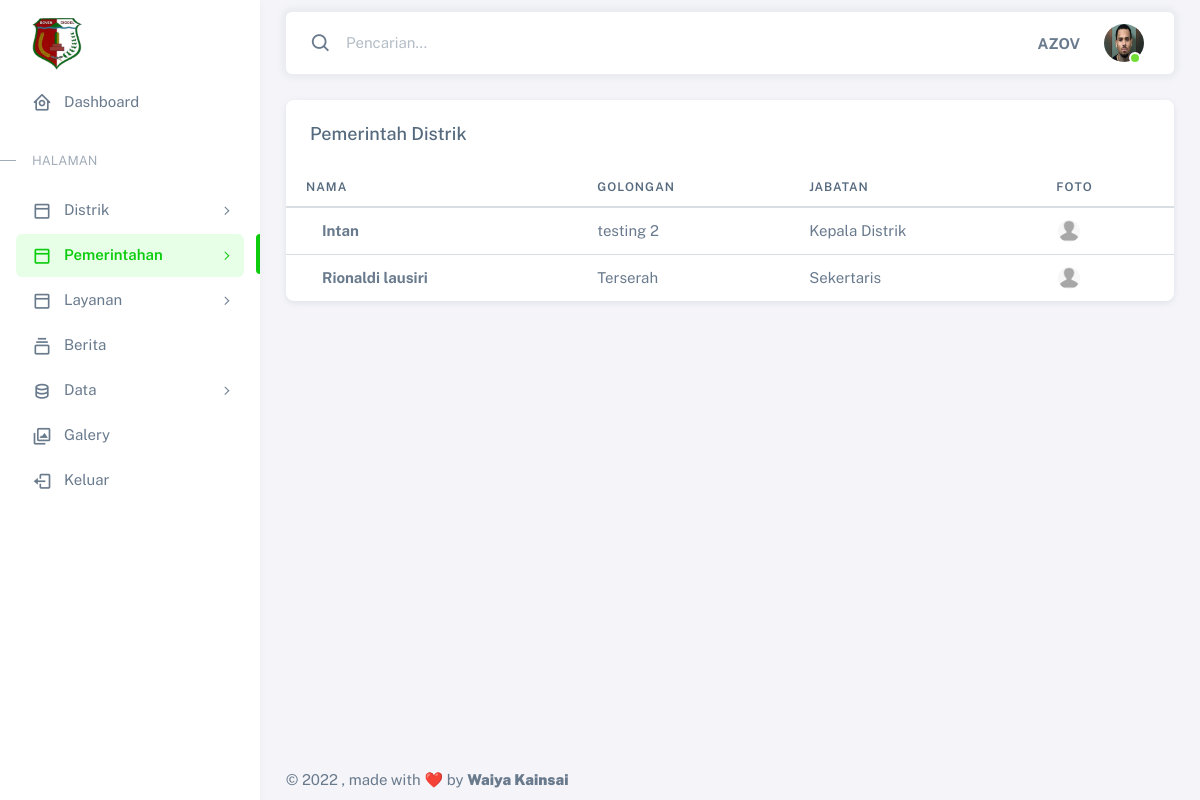
The app's page /panel/pemerintahdistrik/ (signed in) with its own data.
### panel/models.py (models this page shows)
class UserProfile(models.Model):
    user = models.OneToOneField(User, on_delete=models.CASCADE)
    first_name = models.CharField(max_length=100, null=True)
    last_name = models.CharField(max_length=100, null=True)
    phone = models.CharField(max_length=12, null=True)
    foto = models.ImageField(blank=True, null=True, upload_to="image/")

### pemerintah/models.py (models this page shows, shortened)
class Pemerintah(models.Model):
    opsi = (
        ('camat', 'CAMAT'),
        ('sekretaris', 'SEKRETARIS'),
        ('subag', 'SUBAG'),
    )
    nama = models.CharField(max_length=100)
    golongan = models.CharField(max_length=100)
    jabatan = models.CharField(max_length=100)
    struktur_organisasi = models.CharField(max_length=30, choices=opsi, null=True)
    nip = models.CharField(max_length=20,null=True)
    pendidikan = models.CharField(max_length=50,null=True)
    foto = models.ImageField(blank=True, null=True, upload_to="image/")

### panel/views.py (the view)
# urls.py: path('pemerintahdistrik/',views.pemerintah, name='pemerintah'),
@login_required(login_url='panel:login')
def pemerintah(request):
    groupcheck = Group.objects.get(name= 'admin')
    pemerintah = Pemerintah.objects.all().order_by('-id')
    context = {
        'title' : 'Panel | Pemerintah Distrik',
        'judul' : 'Pemerintah Distrik',
        'pemerintah': pemerintah,
        'groupcheck': groupcheck,
    }
    return render(request, 'panel/pemerintah.html', context)

### templates/panel/pemerintah.html (shortened to what this page needs)
{% extends '../adminbase.html' %}
{% load static %}
{% block content %}
<div>
  <div class="card">
        <h5 class="card-header">{{ judul }}</h5>
        <div class="table-responsive text-nowrap">
          <table class="table">
            <thead>
              <tr>
                <th>Nama</th>
                <th>golongan</th>
                <th>Jabatan</th>
                <th>Foto</th>
              </tr>
            </thead>
            <tbody class="table-border-bottom-0">
              {% if pemerintah %}
              {% for pemerintah in pemerintah %}
              <tr>
                <td> <strong>{{ pemerintah.nama }}</strong></td>
                <td>{{ pemerintah.golongan }}</td>
                <td>{{ pemerintah.jabatan }}</td>
                <td>
                  <ul class="list-unstyled users-list m-0 avatar-group d-flex align-items-center">
                    <li
                      data-bs-toggle="tooltip"
                      data-popup="tooltip-custom"
                      data-bs-placement="top"
                      class="avatar avatar-xs pull-up"
                      title="{{ pemerintah.nama }}"
                    >
                      <a href="#">
                        {% if pemerintah.foto %}
                        <img src="{{ pemerintah.foto.url }}" alt="Avatar" class="rounded-circle" />
                        {% else %}
                        <img src="{% static 'img/user_blank.png' %}" alt="Avatar" class="rounded-circle" />
                        {% endif %}
                      </a>
                    </li>
                  </ul>
                </td>
              </tr>
              {% endfor %}
              {% endif %}
            </tbody>
          </table>
        </div>
      </div>
</div>
{% endblock content %}

### templates/adminbase.html (shortened to what this page needs)
{% load static %}
<!DOCTYPE html>
<html
  lang="en"
  class="light-style layout-menu-fixed"
  dir="ltr"
  data-theme="theme-default"
  data-assets-path="../assets/"
  data-template="vertical-menu-template-free"
>
  <head>
    <link rel="stylesheet" href=" {% static 'vendor/fonts/boxicons.css' %}" />
    <link rel="stylesheet" href="{% static 'vendor/css/core.css' %}" class="template-customizer-core-css" />
    <link rel="stylesheet" href="{% static 'vendor/css/theme-default.css' %}" class="template-customizer-theme-css" />
    <link rel="stylesheet" href="{% static 'vendor/css/organisasi.css' %}" class="template-customizer-theme-css" />
    <link rel="stylesheet" href="{% static 'css/demo.css' %}" />
    <link rel="stylesheet" href="{% static 'vendor/libs/perfect-scrollbar/perfect-scrollbar.css' %}" />
    <link rel="stylesheet" href="{% static 'vendor/libs/apex-charts/apex-charts.css' %}" />
  </head>
  <body onload="startTime()">
    <div class="layout-wrapper layout-content-navbar">
      <div class="layout-container">
        {% include 'panel/admin_menu.html' %}
        <div class="layout-page">
          <nav
            class="layout-navbar container-xxl navbar navbar-expand-xl navbar-detached align-items-center bg-navbar-theme"
            id="layout-navbar"
          >
            <div class="navbar-nav-right d-flex align-items-center" id="navbar-collapse">
              <div class="navbar-nav align-items-center">
                <div class="nav-item d-flex align-items-center">
                  <i class="bx bx-search fs-4 lh-0"></i>
                  <input
                    type="text"
                    class="form-control border-0 shadow-none"
                    placeholder="Pencarian..."
                    aria-label="Search..."
                  />
                </div>
              </div>
              <ul class="navbar-nav flex-row align-items-center ms-auto">
                <li class="nav-item lh-1 me-3">
                  <strong >{{request.user|upper}}</strong>
                </li>
                <li class="nav-item navbar-dropdown dropdown-user dropdown">
                  <a class="nav-link dropdown-toggle hide-arrow" href="javascript:void(0);" data-bs-toggle="dropdown">
                    <div class="avatar avatar-online">
                      {% if request.user.userprofile.foto %}
                      <img src="{{ request.user.userprofile.foto.url }}" alt class="w-px-40 h-saja rounded-circle" />
                      {% else %}
                      <img src="{% static 'img/user_blank.png' %}" alt class="w-px-40 h-auto rounded-circle" />
                      {% endif %}
                    </div>
                  </a>
                </li>
              </ul>
            </div>
          </nav>
          <div class="content-wrapper">
            <div class="container-xxl flex-grow-1 container-p-y">
            {% block content %}
            {% endblock content %}
            </div>
            <footer class="content-footer footer bg-footer-theme">
              <div class="container-xxl d-flex flex-wrap justify-content-between py-2 flex-md-row flex-column">
                <div class="mb-2 mb-md-0">
                  ©
                  , made with ❤️ by
                  <a href="#" target="_blank" class="footer-link fw-bolder">Waiya Kainsai</a>
                </div>
              </div>
            </footer>
          </div>
        </div>
      </div>
    </div>
  </body>
</html>

### records on screen
Pemerintah: nama "Intan", golongan "testing 2", jabatan "Kepala Distrik"
Pemerintah: nama "Rionaldi lausiri", golongan "Terserah", jabatan "Sekertaris"

### other values on screen
{{ request.user|upper }} "AZOV"
{{ judul }} "Pemerintah Distrik"
